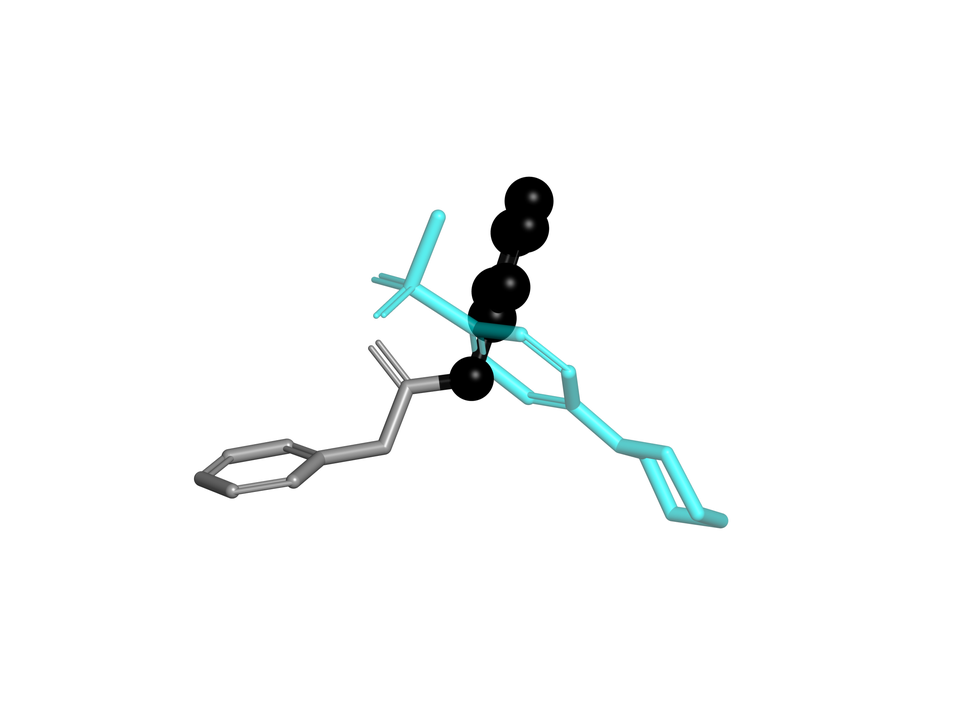
#> input picture results/source_renderings/figure1_difficult_input_AB_anchor.png, 970 x 727 px, shrunk from 2400 x 1800 before the run
$ python figure1_protocol.py
#> lines starting #> are read from the running program, lines starting #| are printed output that depends on the picture
"""Assemble manuscript Figure 1 from frozen PyMOL renderings."""

from pathlib import Path

import numpy as np
import matplotlib.pyplot as plt
from matplotlib import font_manager
from matplotlib.lines import Line2D
from matplotlib.patches import Circle, FancyArrowPatch
from PIL import Image


ROOT = Path(__file__).resolve().parents[2]

INPUT_RENDER = (
    ROOT
    / "results/source_renderings"
    / "figure1_difficult_input_AB_anchor.png"
)

GENERATED_RENDER = (
    ROOT
    / "results/source_renderings"
    / "figure1_difficult_generated_B_anchor.png"
)

OUTPUT_DIR = ROOT / "results/figures"
OUTPUT_DIR.mkdir(parents=True, exist_ok=True)


# ---------------------------------------------------------------------
# Typography
# ---------------------------------------------------------------------
preferred_fonts = [
    "Arial",
    "Helvetica",
    "Liberation Sans",
    "DejaVu Sans",
]

available_fonts = {
    font.name
    for font in font_manager.fontManager.ttflist
}

font_family = next(
    (
        font
        for font in preferred_fonts
        if font in available_fonts
    ),
    "DejaVu Sans",
)

plt.rcParams.update(
    {
        "font.family": font_family,
        "font.size": 8.2,
        "pdf.fonttype": 42,
        "ps.fonttype": 42,
        "svg.fonttype": "none",
    }
)


# ---------------------------------------------------------------------
# Colours
# ---------------------------------------------------------------------
COLOR_A = "#999999"
COLOR_B = "#18B8C9"
COLOR_GENERATED = "#E69F00"
COLOR_ANCHOR = "#111111"
COLOR_RELAX = "#009E73"

COLOR_TEXT = "#202020"
COLOR_SECONDARY = "#626262"
COLOR_LINE = "#777777"
COLOR_LIGHT = "#C8C8C8"


# Preserve the identical PyMOL canvas in both panels.
input_image = Image.open(INPUT_RENDER).convert("RGBA")
#> input_image is the input picture: PIL image 970x727 RGBA; mean R, G, B, A 1.4, 4.2, 4.2, 7.9
generated_image = Image.open(GENERATED_RENDER).convert("RGBA")
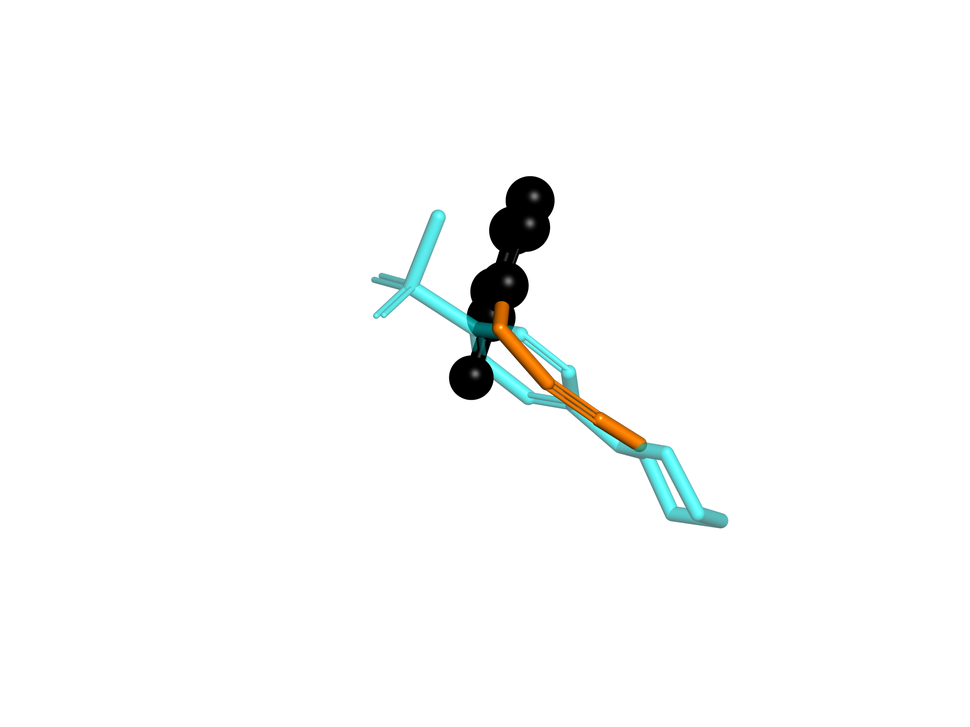
#> input picture results/source_renderings/figure1_difficult_generated_B_anchor.png, 970 x 727 px, shrunk from 2400 x 1800 before the run
#> generated_image is the input picture: PIL image 970x727 RGBA; mean R, G, B, A 1, 3.1, 2.7, 6.4


def panel_label(ax, label):
    ax.text(
        -0.025,
        1.015,
        label,
        transform=ax.transAxes,
        fontsize=11.5,
        fontweight="bold",
        ha="left",
        va="top",
        color=COLOR_TEXT,
    )


def structural_panel(
    ax,
    image,
    label,
    title,
    detail,
):
    ax.imshow(
        image,
        interpolation="lanczos",
    )

    ax.set_axis_off()
    panel_label(ax, label)

    ax.text(
        0.04,
        0.965,
        title,
        transform=ax.transAxes,
        fontsize=8.8,
        fontweight="bold",
        color=COLOR_TEXT,
        ha="left",
        va="top",
    )

    ax.text(
        0.04,
        0.905,
        detail,
        transform=ax.transAxes,
        fontsize=7.2,
        color=COLOR_SECONDARY,
        ha="left",
        va="top",
    )


# [57 lines left out: functions arrow_between, protocol_node, not called in this run]


# ---------------------------------------------------------------------
# Layout
# ---------------------------------------------------------------------
fig = plt.figure(
    figsize=(7.45, 4.95),
)

grid = fig.add_gridspec(
    nrows=2,
    ncols=2,
    height_ratios=[2.05, 1.35],
    left=0.045,
    right=0.985,
    bottom=0.065,
    top=0.96,
    wspace=0.025,
    hspace=0.17,
)

ax_a = fig.add_subplot(grid[0, 0])
ax_b = fig.add_subplot(grid[0, 1])
ax_c = fig.add_subplot(grid[1, :])


# ---------------------------------------------------------------------
# Structural panels
# ---------------------------------------------------------------------
structural_panel(
    ax=ax_a,
    image=input_image,
    label="A",
    title="Conditioning references",
    detail="x0434 → x2193",
)

structural_panel(
    ax=ax_b,
    image=generated_image,
    label="B",
    title="Guided sample",
    detail="λ = 20",
)


# ---------------------------------------------------------------------
# Panel C — algorithmic protocol
# ---------------------------------------------------------------------
ax_c.set_xlim(0.0, 1.0)
ax_c.set_ylim(0.0, 1.0)
ax_c.set_axis_off()

panel_label(ax_c, "C")

# Title separated from the methodological content
ax_c.text(
    0.045,
    0.985,
    "Sampling and evaluation protocol",
    fontsize=8.8,
    fontweight="bold",
    color=COLOR_TEXT,
    ha="left",
    va="top",
)

ax_c.plot(
    [0.045, 0.975],
    [0.875, 0.875],
    color=COLOR_LIGHT,
    linewidth=0.75,
)


# -----------------------------------------------------------------
# Lane 1: operations repeated at every reverse-diffusion step
# -----------------------------------------------------------------
ax_c.text(
    0.045,
    0.795,
    "AT EACH REVERSE-DIFFUSION STEP",
    fontsize=6.6,
    fontweight="bold",
    color=COLOR_SECONDARY,
    ha="left",
    va="center",
)

sampling_x = [
    0.075,
    0.315,
    0.585,
    0.875,
]

sampling_states = [
    r"$x_t$",
    r"$\hat{x}_0$",
    r"$\tilde{x}_0$",
    r"$x_{t-1}$",
]

sampling_details = [
    "noisy coordinates",
    "denoiser estimate",
    "shape-guided free atoms",
    "fixed atoms restored",
]

sampling_operations = [
    ("Denoiser", COLOR_LINE),
    ("Shape gradient on free atoms", COLOR_B),
    ("Hard anchor overwrite", COLOR_ANCHOR),
]

state_y = 0.505
operation_y = 0.665

for index, (
    x,
    state,
    detail,
) in enumerate(
    zip(
        sampling_x,
        sampling_states,
        sampling_details,
    )
):
    ax_c.text(
        x,
        state_y,
        state,
        fontsize=10.0,
        color=COLOR_TEXT,
        ha="center",
        va="center",
    )

    ax_c.text(
        x,
        0.370,
        detail,
        fontsize=6.7,
        color=COLOR_SECONDARY,
        ha="center",
        va="top",
    )

    if index < len(sampling_x) - 1:
        next_x = sampling_x[index + 1]

        ax_c.add_patch(
            FancyArrowPatch(
                (x + 0.045, state_y),
                (next_x - 0.045, state_y),
                arrowstyle="-|>",
                mutation_scale=8.5,
                linewidth=0.85,
                color=COLOR_LINE,
                shrinkA=0,
                shrinkB=0,
                zorder=1,
            )
        )

        operation, operation_color = (
            sampling_operations[index]
        )

        ax_c.text(
            (x + next_x) / 2,
            operation_y,
            operation,
            fontsize=6.9,
            fontweight="bold",
            color=operation_color,
            ha="center",
            va="center",
        )


# Separator between sampling and post-sampling evaluation
ax_c.plot(
    [0.045, 0.975],
    [0.260, 0.260],
    color=COLOR_LIGHT,
    linewidth=0.75,
)


# -----------------------------------------------------------------
# Lane 2: operations performed after generation
# -----------------------------------------------------------------
ax_c.text(
    0.045,
    0.175,
    "AFTER SAMPLING",
    fontsize=6.6,
    fontweight="bold",
    color=COLOR_SECONDARY,
    ha="left",
    va="center",
)

audit_x = [
    0.075,
    0.285,
    0.490,
    0.700,
    0.915,
]

audit_labels = [
    "Generated\ncoordinates",
    "Molecular\ngraph",
    "Connected\ncomponents",
    "Component-aware\nshape scores",
    "Restrained\nminimization",
]

audit_colors = [
    COLOR_GENERATED,
    COLOR_LINE,
    COLOR_LINE,
    COLOR_B,
    COLOR_RELAX,
]

audit_y = 0.055

for index, (
    x,
    label,
    color,
) in enumerate(
    zip(
        audit_x,
        audit_labels,
        audit_colors,
    )
):
    ax_c.text(
        x,
        audit_y,
        label,
        fontsize=6.8,
        fontweight="bold",
        color=color,
        ha="center",
        va="center",
        linespacing=1.05,
    )

    if index < len(audit_x) - 1:
        next_x = audit_x[index + 1]

        ax_c.add_patch(
            FancyArrowPatch(
                (x + 0.063, audit_y),
                (next_x - 0.063, audit_y),
                arrowstyle="-|>",
                mutation_scale=8.0,
                linewidth=0.8,
                color=COLOR_LINE,
                shrinkA=0,
                shrinkB=0,
                zorder=1,
            )
        )


# ---------------------------------------------------------------------
# Compact legend
# ---------------------------------------------------------------------
legend_handles = [
    Line2D(
        [0],
        [0],
        marker="o",
        linestyle="none",
        markersize=5.2,
        markerfacecolor=COLOR_A,
        markeredgecolor="#333333",
        markeredgewidth=0.4,
        label="Reference A",
    ),
    Line2D(
        [0],
        [0],
        marker="o",
        linestyle="none",
        markersize=5.2,
        markerfacecolor=COLOR_B,
        markeredgecolor="#333333",
        markeredgewidth=0.4,
        label="Reference B",
    ),
    Line2D(
        [0],
        [0],
        marker="o",
        linestyle="none",
        markersize=5.2,
        markerfacecolor=COLOR_GENERATED,
        markeredgecolor="#333333",
        markeredgewidth=0.4,
        label="Generated",
    ),
    Line2D(
        [0],
        [0],
        marker="o",
        linestyle="none",
        markersize=5.2,
        markerfacecolor=COLOR_ANCHOR,
        markeredgecolor=COLOR_ANCHOR,
        label="Fixed anchor",
    ),
]

fig.legend(
    handles=legend_handles,
    loc="upper center",
    bbox_to_anchor=(0.50, 0.505),
    ncol=4,
    frameon=False,
    fontsize=7.2,
    handletextpad=0.35,
    columnspacing=1.35,
)


# ---------------------------------------------------------------------
# Export
# ---------------------------------------------------------------------
base = (
    OUTPUT_DIR
    / "figure1_protocol"
)

fig.savefig(
    base.with_suffix(".png"),
    dpi=600,
    bbox_inches="tight",
    facecolor="white",
)
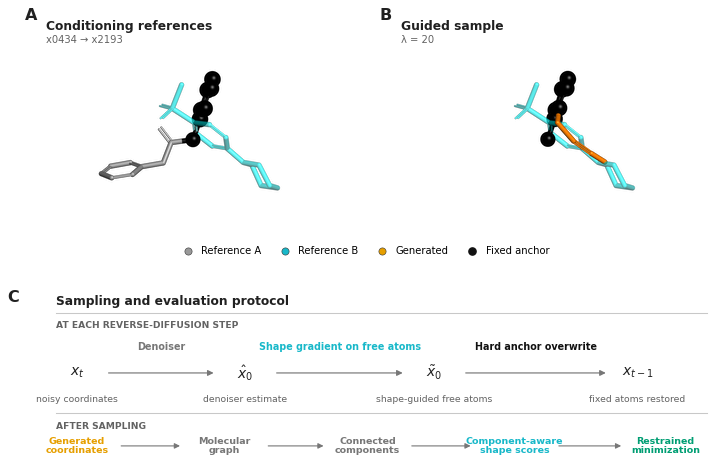
#> figure drawn by matplotlib, 3 panels

fig.savefig(
    base.with_suffix(".pdf"),
    bbox_inches="tight",
    facecolor="white",
    metadata={
        "Title": (
            "Dual-conditioning task and "
            "evaluation protocol"
        ),
    },
)

fig.savefig(
    base.with_suffix(".svg"),
    bbox_inches="tight",
    facecolor="white",
)

plt.close(fig)

print("FIGURE1_PROTOCOL_STATUS=OK")
print(base.with_suffix(".png"))
print(base.with_suffix(".pdf"))
print(base.with_suffix(".svg"))
